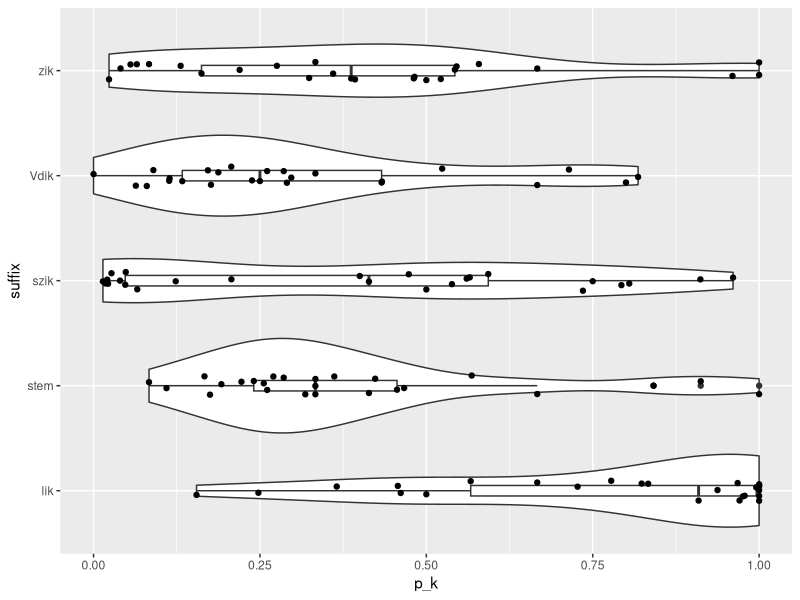
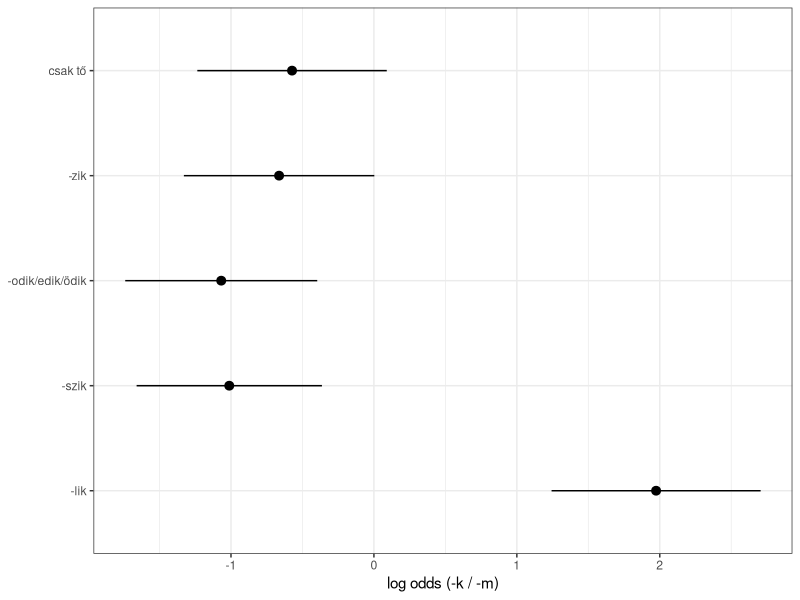

Write R code to recreate these figures, in order.
# -- head -- #

setwd('~/Github/RaczPokk2027/')

library(tidyverse)

# -- read -- #

d = read_tsv('dat/sample_counts.tsv')

# -- viz -- #

d |> 
  ggplot(aes(p_k,suffix)) +
  geom_violin() +
  geom_boxplot(width = .1) +
  geom_jitter(width = 0, height = .1)

glm1 = glmmTMB::glmmTMB(cbind(k,m) ~ suffix + (1|lemma), family = binomial, data = d)

# sjPlot::plot_model(glm1, 'pred')

# nice labels for the suffix classes, csak tő (stem) first
suffix_labels = c(
  stem = 'csak tő',
  zik = '-zik',
  Vdik = '-odik/edik/ödik',
  szik = '-szik',
  lik = '-lik'
)

emmeans::emmeans(glm1, 'suffix') |>
  as.data.frame() |>
  # rev() because ggplot puts the first factor level at the bottom of a discrete y axis
  mutate(suffix = factor(suffix, levels = rev(names(suffix_labels)), labels = rev(suffix_labels))) |>
  ggplot(aes(emmean, suffix)) +
  geom_pointrange(aes(xmin = asymp.LCL, xmax = asymp.UCL)) +
  labs(x = 'log odds (-k / -m)', y = NULL) +
  theme_bw()
